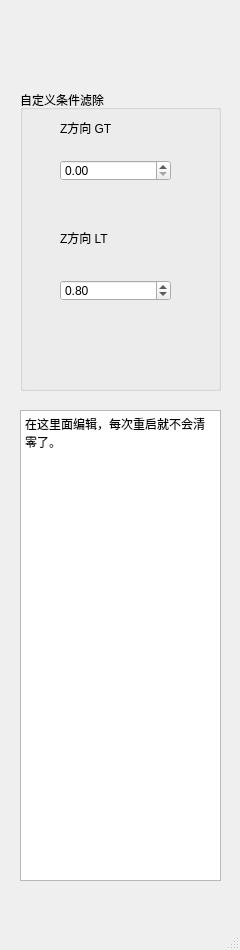
<?xml version="1.0" encoding="UTF-8"?>
<ui version="4.0">
 <class>FilterConditionalRemoval</class>
 <widget class="QMainWindow" name="FilterConditionalRemoval">
  <property name="geometry">
   <rect>
    <x>0</x>
    <y>0</y>
    <width>240</width>
    <height>950</height>
   </rect>
  </property>
  <property name="windowTitle">
   <string>MainWindow</string>
  </property>
  <widget class="QWidget" name="centralwidget">
   <widget class="QGroupBox" name="groupBox_5">
    <property name="geometry">
     <rect>
      <x>20</x>
      <y>90</y>
      <width>201</width>
      <height>301</height>
     </rect>
    </property>
    <property name="title">
     <string>自定义条件滤除</string>
    </property>
    <widget class="QLabel" name="label_14">
     <property name="geometry">
      <rect>
       <x>40</x>
       <y>30</y>
       <width>121</width>
       <height>16</height>
      </rect>
     </property>
     <property name="text">
      <string>Z方向 GT</string>
     </property>
    </widget>
    <widget class="QLabel" name="label_15">
     <property name="geometry">
      <rect>
       <x>40</x>
       <y>140</y>
       <width>131</width>
       <height>16</height>
      </rect>
     </property>
     <property name="text">
      <string>Z方向 LT</string>
     </property>
    </widget>
    <widget class="QDoubleSpinBox" name="LTBox">
     <property name="geometry">
      <rect>
       <x>40</x>
       <y>190</y>
       <width>111</width>
       <height>21</height>
      </rect>
     </property>
     <property name="maximum">
      <double>9999.989999999999782</double>
     </property>
     <property name="singleStep">
      <double>0.010000000000000</double>
     </property>
     <property name="value">
      <double>0.800000000000000</double>
     </property>
    </widget>
    <widget class="QDoubleSpinBox" name="GTBox">
     <property name="geometry">
      <rect>
       <x>40</x>
       <y>70</y>
       <width>111</width>
       <height>21</height>
      </rect>
     </property>
     <property name="maximum">
      <double>999999.989999999990687</double>
     </property>
     <property name="singleStep">
      <double>0.100000000000000</double>
     </property>
     <property name="value">
      <double>0.000000000000000</double>
     </property>
    </widget>
   </widget>
   <widget class="QTextEdit" name="textEdit">
    <property name="geometry">
     <rect>
      <x>20</x>
      <y>410</y>
      <width>201</width>
      <height>471</height>
     </rect>
    </property>
    <property name="html">
     <string>&lt;!DOCTYPE HTML PUBLIC &quot;-//W3C//DTD HTML 4.0//EN&quot; &quot;http://www.w3.org/TR/REC-html40/strict.dtd&quot;&gt;
&lt;html&gt;&lt;head&gt;&lt;meta name=&quot;qrichtext&quot; content=&quot;1&quot; /&gt;&lt;style type=&quot;text/css&quot;&gt;
p, li { white-space: pre-wrap; }
&lt;/style&gt;&lt;/head&gt;&lt;body style=&quot; font-family:'SimSun'; font-size:9pt; font-weight:400; font-style:normal;&quot;&gt;
&lt;p style=&quot; margin-top:0px; margin-bottom:0px; margin-left:0px; margin-right:0px; -qt-block-indent:0; text-indent:0px;&quot;&gt;在这里面编辑，每次重启就不会清零了。&lt;/p&gt;&lt;/body&gt;&lt;/html&gt;</string>
    </property>
   </widget>
  </widget>
  <widget class="QMenuBar" name="menubar">
   <property name="geometry">
    <rect>
     <x>0</x>
     <y>0</y>
     <width>240</width>
     <height>26</height>
    </rect>
   </property>
  </widget>
  <widget class="QStatusBar" name="statusbar"/>
 </widget>
 <resources/>
 <connections/>
</ui>
